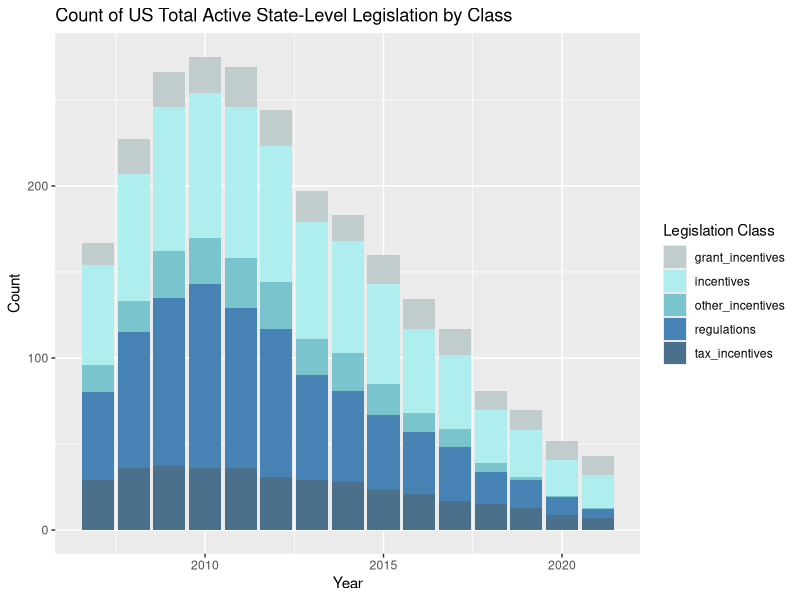
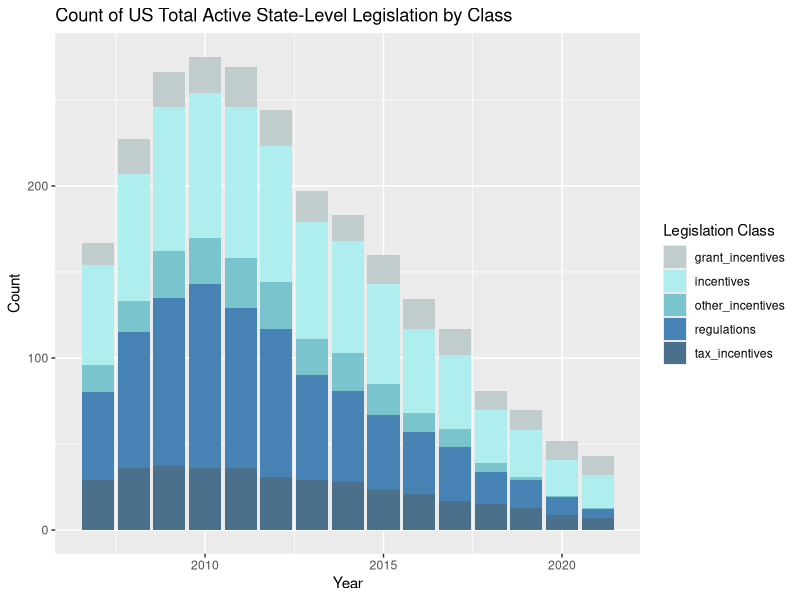

These figures' R source, in order:
#libraray needed packages
library(tidyverse)
library(ggplot2)
library(readr)

#setwd

#import data set
mega = read.csv("Data/Merging/merge_final.csv")

#make mega data into long format
table(mega$state)

US = mega |> 
  filter(state == "Total")

#looks like united states totals have not been calculated - let's do that
mega_sort = mega |> 
  filter(year !=2022) |> 
  dplyr::select(year, state_abb, enacted, incentives, tax_incentives, grant_incentives, other_incentives, regulations, eth.production, corn.production)

#columns to be summed
cols = c("enacted", "incentives", "tax_incentives", "grant_incentives", "other_incentives", "regulations", "eth.production", "corn.production")

#data frame containing only totals from the columns
totals = mega_sort |> 
  group_by(year) |> 
  summarise(across(cols, sum, na.rm = TRUE))

#make data frame with state as Total and years to prepare totals data frame for merging
state = data.frame(
  state = c(rep("Total", 15)),
  year = c(2007:2021))

total_state = left_join(state, totals, by = "year")

#make totals data long
sorted = total_state |> 
  dplyr::select(year, incentives, tax_incentives, grant_incentives, other_incentives, regulations)

list = c("incentives", "tax_incentives", "grant_incentives", "other_incentives", "regulations")

long <- sorted %>%
  pivot_longer(cols = list, names_to = "type", values_to = "type.count")

#make stacked bar chart of US total regulations of each category
stacked = long |> 
  ggplot(aes(fill=type, y=type.count, x=year)) + 
  geom_bar(position="stack", stat="identity") + 
  labs(title = "Count of US Total Active State-Level Legislation by Class",
       x = "Year",
       y = "Count",
       fill = "Legislation Class") +
  scale_fill_manual(values=c("azure3", "paleturquoise2", "cadetblue3","steelblue", "skyblue4"))
stacked

#save plot
ggsave("Exploratory_Output/StackedTotalLeg.png", stacked, "png")
